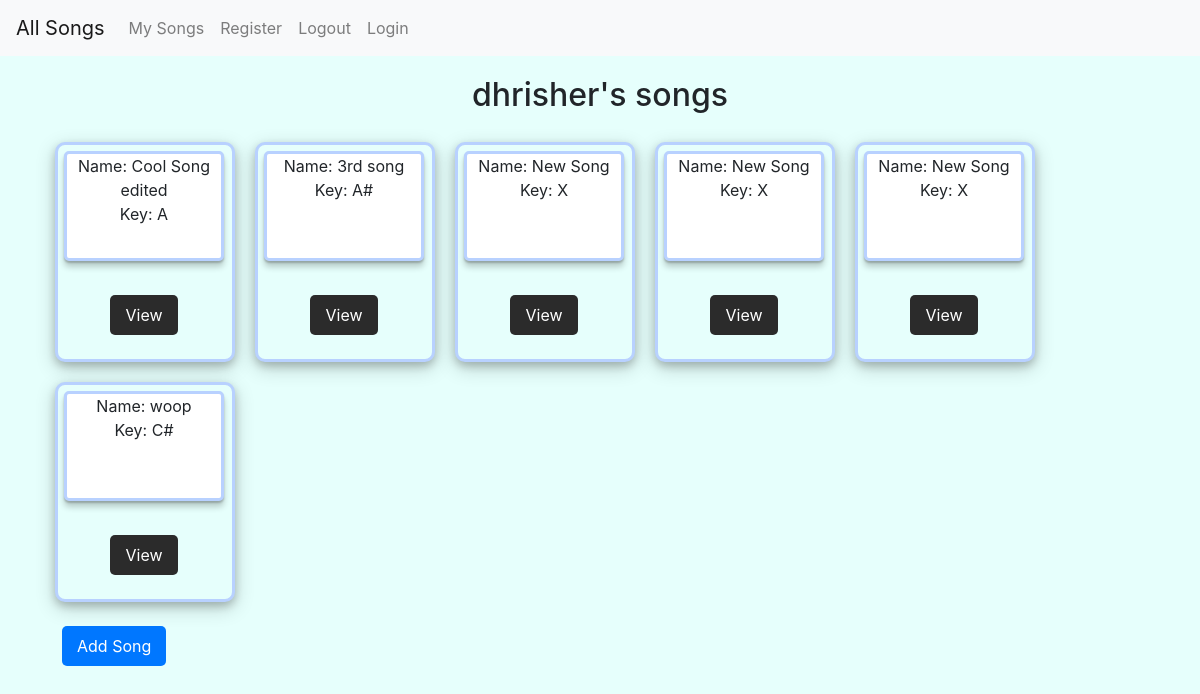
The page /my_songs/ (signed in) on the database as committed earlier.
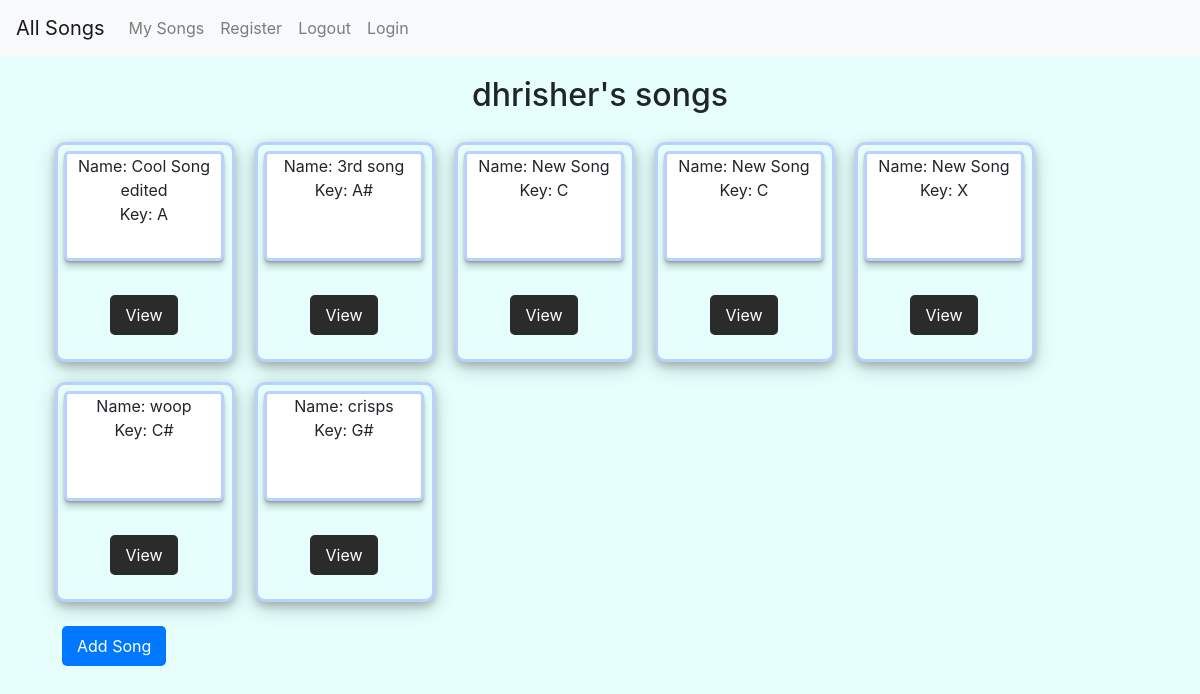
The same page on the database as committed later.
### tabs/models.py (models this page shows, shortened)
class Song(models.Model):
    user = models.ForeignKey(User, on_delete=models.SET_NULL, null=True)
    name = models.CharField(max_length=20)
    key = models.CharField(max_length=2)

### tabs/views.py (the view)
# urls.py: path('my_songs/',views.song_list, name="songs"),
@login_required
def song_list(request):
    current_user = request.user
    songs = current_user.song_set.all()
    context = {'songs': songs, 'current_user': current_user}
    return render(request, 'tabs/song_list.html', context)

### tabs/templates/tabs/song_list.html (shortened to what this page needs)
{% extends "tabs/base.html" %}
{% block body_block %}
<h2 id="list_title">{{current_user.username}}'s songs</h2>
<div class="container">
    <div class="row align-items-start">
    {% for song in songs %}
        <div class="outer_container song_list">
            <div class="inner_container song_list">
                <div class="song_text_container">
                    <span>Name: {{ song.name }}</span>
                    <br>
                    <span>Key: {{ song.key }}</span>
                    <br>
                </div>
                <div class="view_container">
                    <div id="view_button_container">
                        <a class="button button-dark" href="{% url 'detail' pk=song.pk %}">View</a>
                    </div>
                </div>
            </div>
        </div>
    {% endfor %}
</div>
    <a class="button button-primary" href="{% url 'add_song' %}">Add Song</a>
</div>
{% endblock %}

Rows that differ between the two databases and show on the page:
changed Song (number 3 of 7 on the later page): key "X" → "C"
changed Song (number 4 of 7 on the later page): key "X" → "C"
added Song: name "crisps", key "G#"
